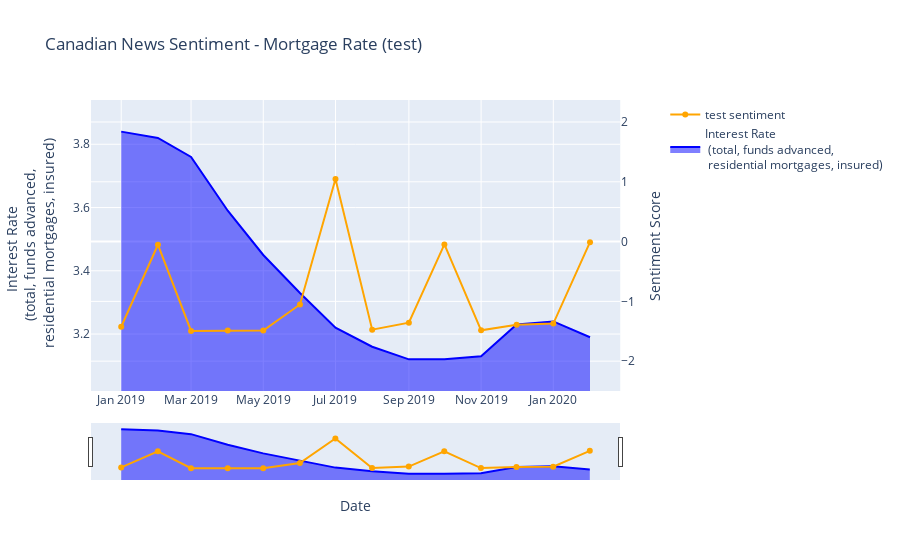

Notebook code cell kept with this figure:
### Code cell
source_name = "CBC"

test_fig = plot_combined_graph(test_mrg_df, mixedsource_senti_df.query('source==@source_name '), test_indicator_name, test_title)
test_fig.show()

### Figure 1 — Plotly figure (JSON) as saved in the notebook; plotly's stock layout.template omitted (floating-point values rounded to 4 significant figures)
{"data": [{"fill": "tonexty", "line": {"color": "blue"}, "mode": "lines", "name": "Interest Rate  <br> (total, funds advanced, <br> residential mortgages, insured)", "type": "scatter", "x": ["2019-01-01", "2019-02-01", "2019-03-01", "2019-04-01", "2019-05-01", "2019-06-01", "2019-07-01", "2019-08-01", "2019-09-01", "2019-10-01", "2019-11-01", "2019-12-01", "2020-01-01", "2020-02-01"], "xaxis": "x", "y": [3.84, 3.82, 3.76, 3.59, 3.45, 3.33, 3.22, 3.16, 3.12, 3.12, 3.13, 3.23, 3.24, 3.19], "yaxis": "y"}, {"line": {"color": "orange"}, "name": "test sentiment", "type": "scatter", "x": ["2019-01-01", "2019-02-01", "2019-03-01", "2019-04-01", "2019-05-01", "2019-06-01", "2019-07-01", "2019-08-01", "2019-09-01", "2019-10-01", "2019-11-01", "2019-12-01", "2020-01-01", "2020-02-01"], "xaxis": "x", "y": [-1.424, -0.05226, -1.495, -1.486, -1.489, -1.051, 1.047, -1.472, -1.356, -0.04732, -1.483, -1.389, -1.371, -0.01022, -1.45, -1.49, -1.492, -1.114, -1.246, -0.04259, -1.117, -0.2367, 1.003, -0.06452, -1.228, -1.497, 1.368, -1.414, -1.286, -1.386, -1.436, -0.4346, -1.442, 0.0556, -0.07459, 0.09629, -1.494, -1.464, -0.01837, -1.469, -1.176, -1.244, -1.467, 0.3089, -1.353, -1.471, -1.482, -1.207, -1.46, -1.312, -0.3093, -1.472, -1.467, -1.496, -1.487, -1.16, -1.204, -0.05605, -1.486, -0.4026, -1.009, -1.49, -0.9935, -0.0157, -1.047, -1.484, -1.306, -1.066, -0.0153, -1.498, -1.495, -1.498, -0.9752, -1.284, -1.48, -0.01337, 0.137, 0.975, 0.01962, -0.9953, -0.2144, -1.48, -1.45, -1.48, -1.498, -1.49, -1.268, -1.486, -1.497, -1.016, 0.2374, -1.499, -0.2721, -1.44, -1.494, -1.161, -1.41], "yaxis": "y2"}], "layout": {"title": {"text": "Canadian News Sentiment - Mortgage Rate (test)"}, "xaxis": {"anchor": "y", "domain": [0, 0.94], "rangeslider": {"visible": true}, "title": {"text": "Date"}}, "yaxis": {"anchor": "x", "autorange": false, "domain": [0, 1], "range": [3.02, 3.94], "title": {"text": "Interest Rate  <br> (total, funds advanced, <br> residential mortgages, insured)"}}, "yaxis2": {"anchor": "x", "overlaying": "y", "range": [-2.499, 2.368], "side": "right", "title": {"text": "Sentiment Score"}}}}
